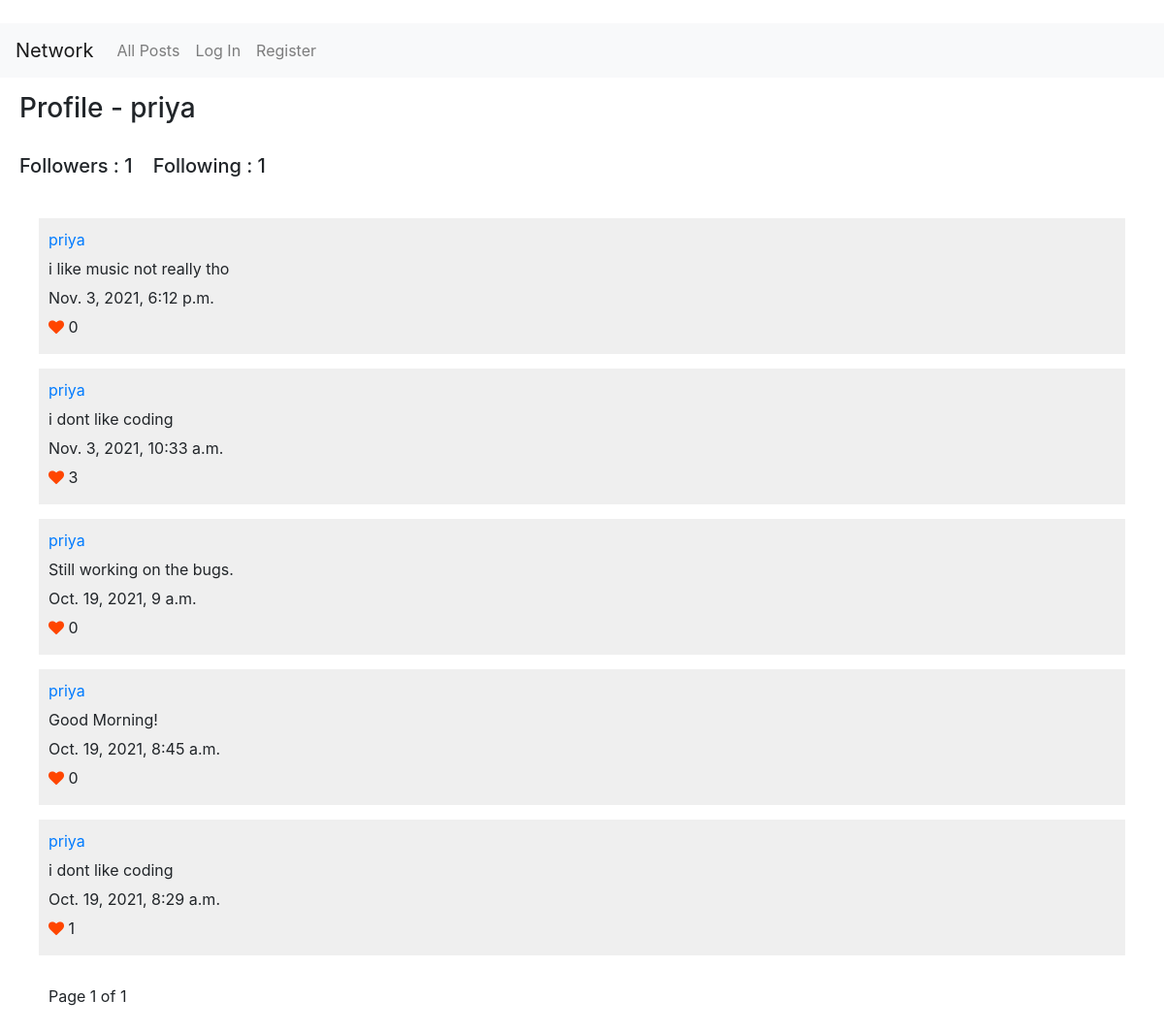
The app's page /profile/1 with its own data.
### network/models.py (models this page shows, shortened)
class User(AbstractUser):
    follower_count = models.IntegerField(default=0)
    following_count = models.IntegerField(default=0)

class Post(models.Model):
    user = models.ForeignKey(User, on_delete=models.CASCADE, related_name="posts")
    content = models.CharField(max_length = 200)
    created_at = models.DateTimeField(auto_now_add=True)
    updated_at = models.DateTimeField(auto_now=True)
    likes_count = models.IntegerField(default=0)

### network/views.py (the view)
# urls.py: path("profile/<int:user_id>", views.profile, name="profile"),
def profile(request, user_id):
    posts = user_posts(user_id)
    followers = Followers.objects.filter(following=user_id).count()
    following = Followers.objects.filter(user=user_id).count()
    is_following = False
    own_profile = False
    if (request.user.id == user_id):
        own_profile = True
    if request.user.is_authenticated:
        count = Followers.objects.filter(user=request.user.id, following=user_id).count()
        if count > 0:
            is_following = True
    profile_user = User.objects.filter(pk=user_id)
    profile_user_username = profile_user[0].username
    page_obj = get_page_obj(posts, request)
    return render(request, 'network/profile.html', {'page_obj': page_obj,
                            "profile_info" : ProfileInfo(profile_user_username, followers, following, posts,own_profile,  is_following)})

### network/views.py (called while the page is built)
def get_page_obj (datalist, request):
    paginator = Paginator (datalist, 10)
    page_number = request.GET.get('page')
    page_obj = paginator.get_page(page_number)
    return page_obj

def user_posts(userid):
    posts = Post.objects.filter(user=userid)
    posts = posts.order_by("-created_at")
    return posts

### network/templates/network/profile.html (shortened to what this page needs)
﻿{% extends "network/layout.html" %}
{% load static %}
{% block body %}
<h3 class="page-hdr">Profile - {{ profile_info.username }}</h3>
<div id="posts-view">
    <div id="posts">
        <h5>
            Followers : <span id="follower_count">{{ profile_info.follower_count}}</span>
            &nbsp;&nbsp;
            Following : <span id="following_count">{{ profile_info.following_count}}</span>
        </h5>
        {% include "network/postsview.html" %}
    </div>
</div>
{% endblock %}

### network/templates/network/layout.html (shortened to what this page needs)
{% load static %}
<!DOCTYPE html>
<html lang="en">
<head>
    <link rel="stylesheet" href="https://stackpath.bootstrapcdn.com/bootstrap/4.4.1/css/bootstrap.min.css">
    <link href="{% static 'network/styles.css' %}" rel="stylesheet">
    <link rel="stylesheet" href="https://cdnjs.cloudflare.com/ajax/libs/font-awesome/4.7.0/css/font-awesome.min.css">
</head>
<body>
    <nav class="navbar navbar-expand-lg navbar-light bg-light">
        <a class="navbar-brand" href="{% url 'index' %}">Network</a>
        <div>
            <ul class="navbar-nav mr-auto">
                <li class="nav-item">
                    <a class="nav-link" href="{% url 'index' %}">All Posts</a>
                </li>
                {% if user.is_authenticated %}
                <li class="nav-item">
                    <a class="nav-link" href="{% url 'following' %}">Following</a>
                </li>
                <li class="nav-item">
                    <a class="nav-link" href="{% url 'logout' %}">Log Out</a>
                </li>
                {% else %}
                <li class="nav-item">
                    <a class="nav-link" href="{% url 'login' %}">Log In</a>
                </li>
                <li class="nav-item">
                    <a class="nav-link" href="{% url 'register' %}">Register</a>
                </li>
                {% endif %}
            </ul>
        </div>
    </nav>
    <div class="body">
        {% block body %}
        {% endblock %}
    </div>
</body>
</html>

### network/templates/network/postsview.html (shortened to what this page needs)
﻿<div id="posts-view">
    <div id="posts">
        {% for post in page_obj %}
        <div class="post">
            <a href="{% url 'profile'  post.user.id %}">{{ post.user.username }}</a><br>
            <div name="post_read_view">
                <span class="content">{{ post.content }}</span>
            </div>
            <span class="created_at">{{ post.created_at }}</span><br>
            <i class="fa fa-heart like_toggle"  name ="like_icon" data-pid="{{post.id}}" style="color:orangered"></i> <span class="likes_count">{{ post.likes_count }}</span><br>
        </div>
        {% endfor %}
    </div>
    <ul class="pagination">
            <li class="page-item" style="display: inline-flex; align-items: center;">
                Page {{ page_obj.number }} of {{ page_obj.paginator.num_pages }}
            </li>
    </ul>
</div>

### network/static/network/styles.css (style rules this page uses)
.page-hdr { margin-top:15px; margin-bottom: 20px; margin-left: 20px; display: inline-block; }
#posts, #new-post { margin-left: 20px; margin-top: 10px; margin-right: 20px; }
.post { margin-bottom: 15px; background-color:#efefef; padding:10px; }
.post a, .post span { display: inline-block; margin-bottom: 6px; }
.pagination { margin:30px; }
.like_toggle { cursor: pointer; }

### records on screen
User: username "priya"
Post: user.username "priya", content "i like music not really tho", created_at "Nov. 3, 2021, 6:12 p.m.", likes_count "0"
Post: user.username "priya", content "i dont like coding", created_at "Nov. 3, 2021, 10:33 a.m.", likes_count "3"
Post: user.username "priya", content "Still working on the bugs.", created_at "Oct. 19, 2021, 9 a.m.", likes_count "0"
Post: user.username "priya", content "Good Morning!", created_at "Oct. 19, 2021, 8:45 a.m.", likes_count "0"
Post: user.username "priya", content "i dont like coding", created_at "Oct. 19, 2021, 8:29 a.m.", likes_count "1"

### other values on screen
{{ profile_info.follower_count }} "1"
{{ profile_info.following_count }} "1"
{{ page_obj.number }} "1"
{{ page_obj.paginator.num_pages }} "1"
